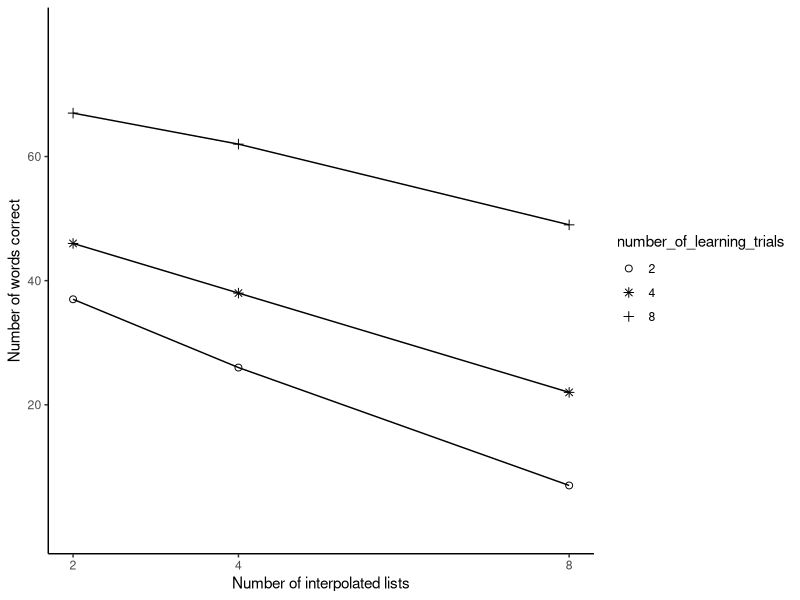

This chart was generated by the following R code:
## ---- chunk 1
knitr::opts_chunk$set(echo = TRUE)
## ---- chunk 2
library(ggplot2)
library(tibble)

slamecka_design <- tibble(number_of_learning_trials = rep(c(2,4,8), each=6),
                          number_of_IL = rep(rep(c(2,4,8), 2), 3),
                          subjects = 1:18,
                          recall = c(35,21,6,
                                   39,31,8,
                                   40,34,18,
                                   52,42,26,
                                   61,58,46,
                                   73,66,52
                                   )
                          )

slamecka_design$number_of_learning_trials <- 
  as.factor(slamecka_design$number_of_learning_trials)

ggplot(slamecka_design,aes(x=number_of_IL,
                           group = number_of_learning_trials,
                           y=recall))+
  geom_line(stat = "summary", fun = "mean")+
  geom_point(aes(shape=number_of_learning_trials),
             size=2,
             stat = "summary", 
             fun = "mean",)+
  scale_shape_manual(values=c(1,8,3))+
  scale_y_continuous(name="Number of words correct",
                     breaks = c(20,40,60),
                      limits = c(0,80))+
  scale_x_continuous(name="Number of interpolated lists",
                     breaks = c(2,4,8))+
  theme_classic()
  
## ---- chunk 3
